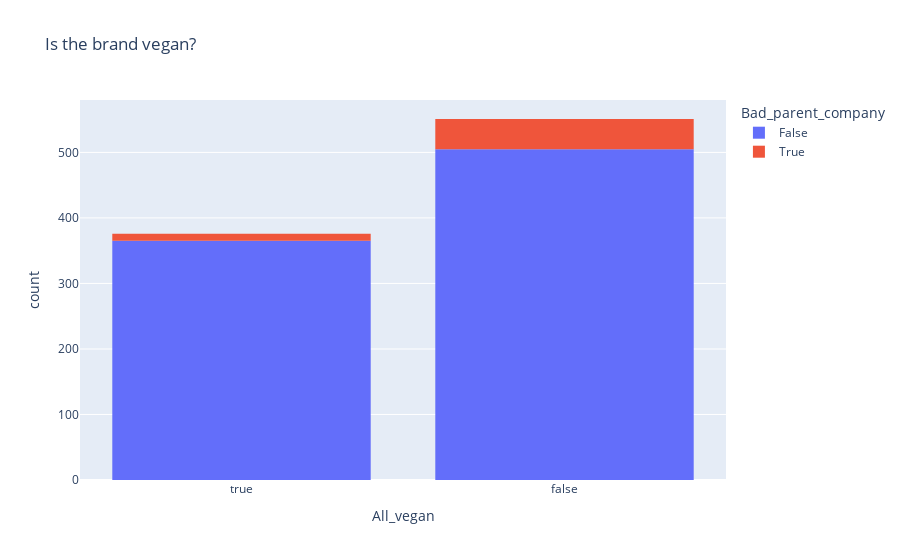

Notebook code cell kept with this figure:
### Code cell
fig = px.histogram(brand_df, x='All_vegan', color='Bad_parent_company', category_orders={'All_vegan': [True, False]}, title='Is the brand vegan?')
fig.show();

### Figure 1 — Plotly figure (JSON) as saved in the notebook; plotly's stock layout.template omitted (floating-point values rounded to 4 significant figures; data arrays with more than 128 entries replaced by an {"elided": "..."} marker saying what was removed)
{"data": [{"alignmentgroup": "True", "bingroup": "x", "hovertemplate": "Bad_parent_company=False<br>All_vegan=%{x}<br>count=%{y}<extra></extra>", "legendgroup": "False", "marker": {"color": "#636efa", "pattern": {"shape": ""}}, "name": "False", "offsetgroup": "False", "orientation": "v", "showlegend": true, "type": "histogram", "x": {"elided": "870 bool values"}, "xaxis": "x", "yaxis": "y"}, {"alignmentgroup": "True", "bingroup": "x", "hovertemplate": "Bad_parent_company=True<br>All_vegan=%{x}<br>count=%{y}<extra></extra>", "legendgroup": "True", "marker": {"color": "#EF553B", "pattern": {"shape": ""}}, "name": "True", "offsetgroup": "True", "orientation": "v", "showlegend": true, "type": "histogram", "x": [false, false, false, false, false, false, false, false, false, false, false, false, true, false, false, false, false, true, false, false, false, true, false, false, false, false, true, true, true, false, true, false, false, false, false, false, true, false, false, true, false, false, false, true, false, false, false, false, false, false, false, false, false, false, false, false, true], "xaxis": "x", "yaxis": "y"}], "layout": {"barmode": "relative", "legend": {"title": {"text": "Bad_parent_company"}, "tracegroupgap": 0}, "title": {"text": "Is the brand vegan?"}, "xaxis": {"anchor": "y", "categoryarray": [true, false], "categoryorder": "array", "domain": [0, 1], "title": {"text": "All_vegan"}}, "yaxis": {"anchor": "x", "domain": [0, 1], "title": {"text": "count"}}}}
